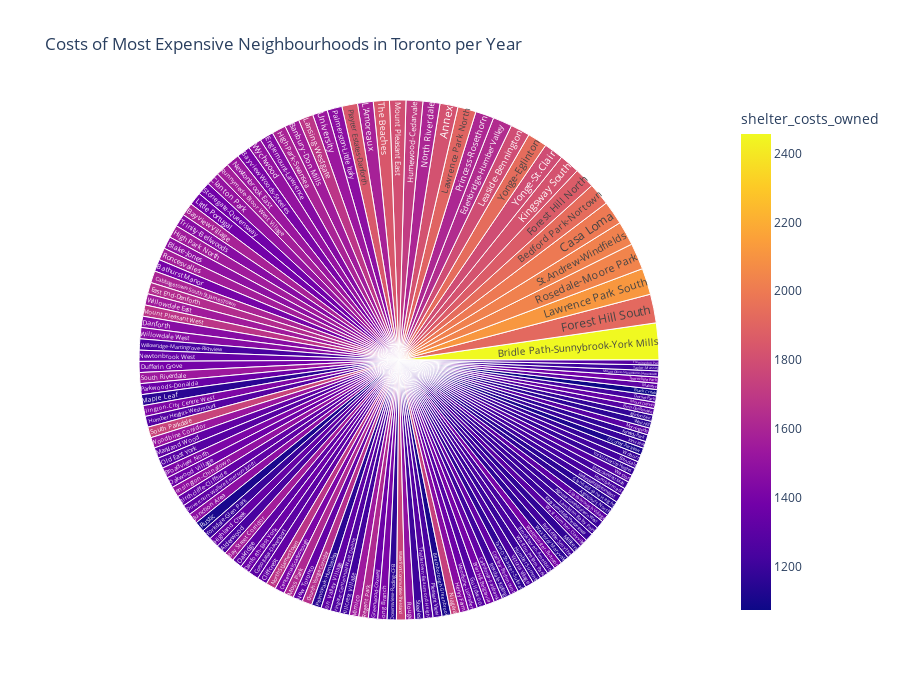

Notebook source saved alongside this figure:
### Code cell
# Create the sunburst chart
exp_sunburst =px.sunburst(
    df_expensive_neighbourhoods_per_year,
    path=["neighbourhood"],
    values="average_house_value",
    color='shelter_costs_owned',
    title="Costs of Most Expensive Neighbourhoods in Toronto per Year",
    height=700
)
exp_sunburst.show()

### Figure 1 — Plotly figure (JSON) as saved in the notebook; plotly's stock layout.template omitted (floating-point values rounded to 4 significant figures; data arrays with more than 128 entries replaced by an {"elided": "..."} marker saying what was removed)
{"data": [{"branchvalues": "total", "customdata": {"elided": "140x1 float values"}, "domain": {"x": [0, 1], "y": [0, 1]}, "hovertemplate": "labels=%{label}<br>average_house_value=%{value}<br>parent=%{parent}<br>id=%{id}<br>shelter_costs_owned=%{color}<extra></extra>", "ids": {"elided": "140 str values"}, "labels": {"elided": "140 str values"}, "marker": {"coloraxis": "coloraxis", "colors": {"elided": "140 float values"}}, "name": "", "parents": {"elided": "140 str values"}, "type": "sunburst", "values": {"elided": "140 int values"}}], "layout": {"coloraxis": {"colorbar": {"title": {"text": "shelter_costs_owned"}}, "colorscale": [[0, "#0d0887"], [0.1111, "#46039f"], [0.2222, "#7201a8"], [0.3333, "#9c179e"], [0.4444, "#bd3786"], [0.5556, "#d8576b"], [0.6667, "#ed7953"], [0.7778, "#fb9f3a"], [0.8889, "#fdca26"], [1, "#f0f921"]]}, "height": 700, "legend": {"tracegroupgap": 0}, "title": {"text": "Costs of Most Expensive Neighbourhoods in Toronto per Year"}}}
